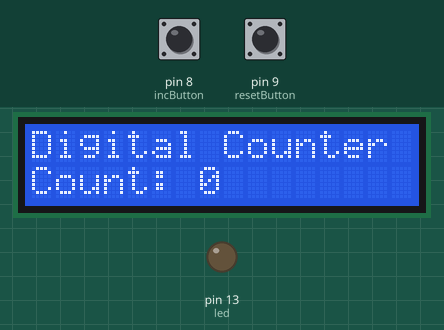
A sketch run on a simulated Arduino Uno, built with avr-gcc and run on an emulated ATmega328P. Parts: 16×2 character LCD, output pins drawn as LEDs (lit = HIGH). The inputs (shaded band) are chosen by the test bench; at power-on: pin 8 (incButton) HIGH, pin 9 (resetButton) HIGH. EEPROM starts erased; what the sketch prints to the serial monitor is not drawn.

Above: at 1.4 s.
1.5 s: pin 8 (incButton) pulled LOW for 0.15 s
At 1.65 s:
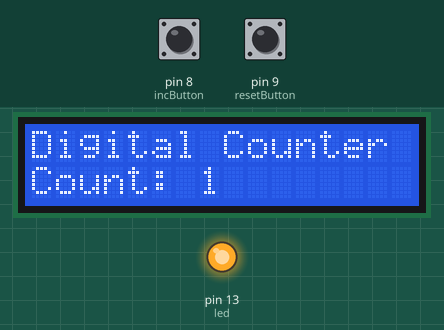
At 2.9 s:
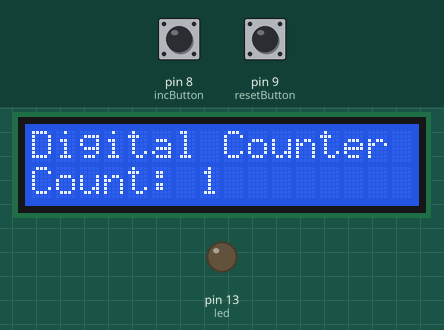
3.2 s: pin 8 (incButton) pulled LOW for 1 s
At 4.5 s:
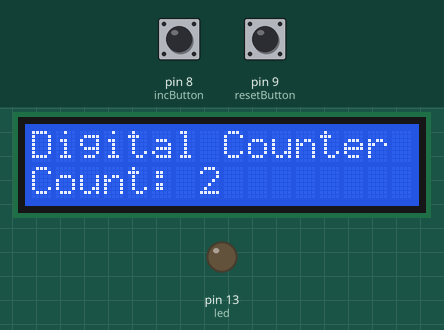
Timing chart, 0 to 6.2 s (numbered marks = the images above; inputs shaded):
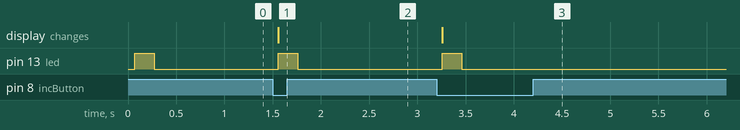

The sketch:

mini.ino
```cpp
#include <EEPROM.h>
#include <LiquidCrystal.h>

#define led 13

// LCD connections: RS, EN, D4, D5, D6, D7
LiquidCrystal lcd(12, 11, 5, 4, 3, 2);

// Push button pins
const int incButton = 8;
const int resetButton = 9;

int count = 0;

void setup()
{
    pinMode(incButton, INPUT_PULLUP);
    pinMode(resetButton, INPUT_PULLUP);
    pinMode(led, OUTPUT);

    lcd.begin(16, 2);
    Serial.begin(9600);

    Serial.println("Digital Counter Started");

    // Read previous count from EEPROM
    EEPROM.get(0, count);

    // Check EEPROM value
    if (count < 0 || count > 999999)
    {
        count = 0;
        EEPROM.put(0, count);
    }

    displayCount();
}

void loop()
{
    // INCREMENT BUTTON
    if (digitalRead(incButton) == LOW)
    {
        delay(50);

        if (digitalRead(incButton) == LOW)
        {
            count++;

            EEPROM.put(0, count);

            displayCount();

            // Wait until button is released
            while (digitalRead(incButton) == LOW)
            {
                delay(10);
            }

            delay(50);
        }
    }

    // RESET BUTTON
    if (digitalRead(resetButton) == LOW)
    {
        delay(50);

        if (digitalRead(resetButton) == LOW)
        {
            count = 0;

            EEPROM.put(0, count);

            displayCount();

            // Wait until button is released
            while (digitalRead(resetButton) == LOW)
            {
                delay(10);
            }

            delay(50);
        }
    }
}

// DISPLAY FUNCTION
void displayCount()
{
    // LCD display
    lcd.clear();

    lcd.setCursor(0, 0);
    lcd.print("Digital Counter");

    lcd.setCursor(0, 1);
    lcd.print("Count: ");
    lcd.print(count);

    // Serial Monitor
    Serial.print("Digital Counter: ");
    Serial.println(count);

    // LED indication
    digitalWrite(led, HIGH);
    delay(200);
    digitalWrite(led, LOW);
}
```

Measured:
- after the input at 1.5 s, pin 13 (led): LOW → HIGH after 0.06 s, → LOW 0.20 s later; the display: changes after 0.06 s (image 1)
- after the input at 3.2 s, pin 13 (led): LOW → HIGH after 0.06 s, → LOW 0.20 s later; the display: changes after 0.06 s (image 3)
